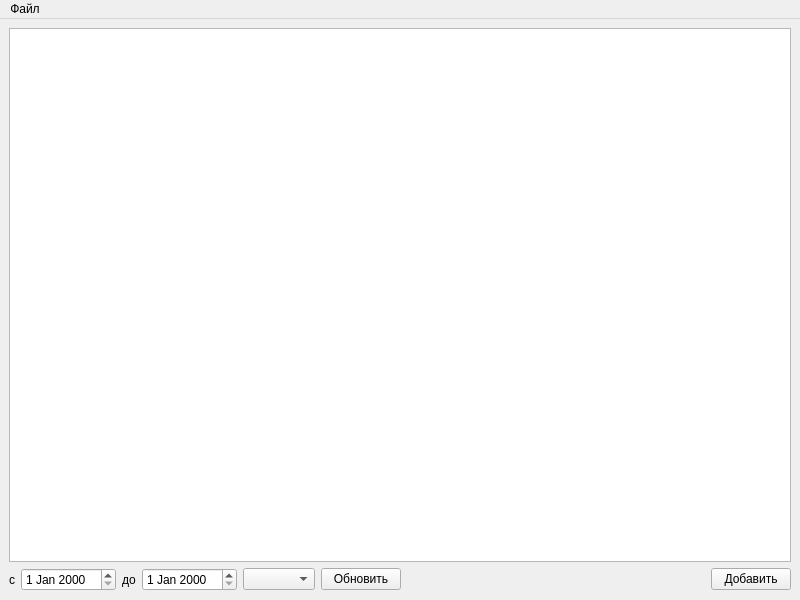
<?xml version="1.0" encoding="UTF-8"?>
<ui version="4.0">
 <class>MainWindow</class>
 <widget class="QMainWindow" name="MainWindow">
  <property name="geometry">
   <rect>
    <x>0</x>
    <y>0</y>
    <width>800</width>
    <height>600</height>
   </rect>
  </property>
  <property name="windowTitle">
   <string>MainWindow</string>
  </property>
  <widget class="QWidget" name="centralWidget">
   <layout class="QVBoxLayout" name="verticalLayout">
    <item>
     <widget class="QTableView" name="tableView"/>
    </item>
    <item>
     <layout class="QHBoxLayout" name="horizontalLayout">
      <item>
       <widget class="QLabel" name="label">
        <property name="text">
         <string>с</string>
        </property>
       </widget>
      </item>
      <item>
       <widget class="QDateEdit" name="dateAfter"/>
      </item>
      <item>
       <widget class="QLabel" name="label_2">
        <property name="text">
         <string>до</string>
        </property>
       </widget>
      </item>
      <item>
       <widget class="QDateEdit" name="dateBefore"/>
      </item>
      <item>
       <widget class="QComboBox" name="stateBox"/>
      </item>
      <item>
       <widget class="QPushButton" name="refreshButton">
        <property name="text">
         <string>Обновить</string>
        </property>
       </widget>
      </item>
      <item>
       <spacer name="horizontalSpacer">
        <property name="orientation">
         <enum>Qt::Horizontal</enum>
        </property>
        <property name="sizeHint" stdset="0">
         <size>
          <width>40</width>
          <height>20</height>
         </size>
        </property>
       </spacer>
      </item>
      <item>
       <widget class="QPushButton" name="addIncidentButton">
        <property name="text">
         <string>Добавить</string>
        </property>
       </widget>
      </item>
     </layout>
    </item>
   </layout>
  </widget>
  <widget class="QMenuBar" name="menuBar">
   <property name="geometry">
    <rect>
     <x>0</x>
     <y>0</y>
     <width>800</width>
     <height>23</height>
    </rect>
   </property>
   <widget class="QMenu" name="menu">
    <property name="title">
     <string>Файл</string>
    </property>
    <addaction name="connectToDbAction"/>
    <addaction name="separator"/>
    <addaction name="exitAction"/>
   </widget>
   <addaction name="menu"/>
  </widget>
  <action name="connectToDbAction">
   <property name="text">
    <string>Соединиться с БД</string>
   </property>
  </action>
  <action name="exitAction">
   <property name="text">
    <string>Выход</string>
   </property>
  </action>
 </widget>
 <resources/>
 <connections/>
</ui>
